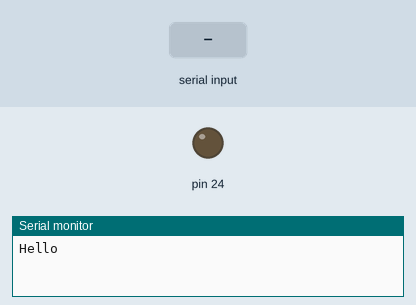
Recording of a sketch running on a simulated Arduino Mega 2560, built with avr-gcc and run on an emulated ATmega2560. On the bench: output pins drawn as LEDs (lit = HIGH), the last lines printed to the serial monitor. The inputs (shaded band) are chosen by the test bench.

Above: at 1.2 s.
1.3 s: "ON\n" received over Serial
At 1.8 s:
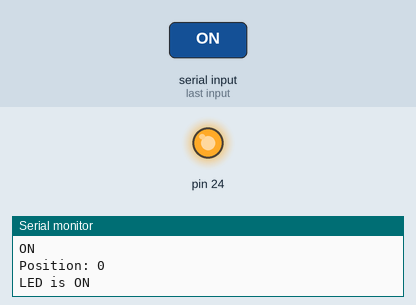
2.8 s: "OFF\n" received over Serial
At 5.3 s:
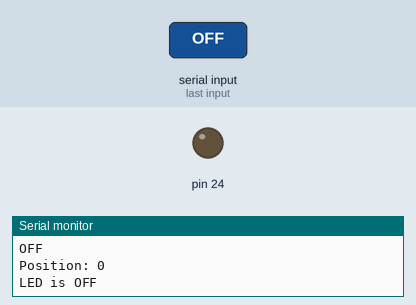
Timing chart, 0 to 6.8 s (numbered marks = the images above; inputs shaded):
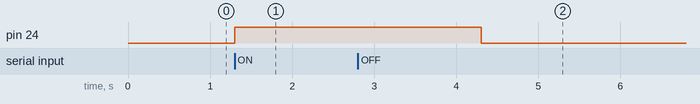

Measured:
- after the input at 1.3 s, pin 24: LOW → HIGH at once
- after the input at 2.8 s, pin 24: HIGH → LOW after 1.5 s

The sketch:

LED_Control.ino
```cpp
#include<LiquidCrystal.h>           //library for LCD
#include <math.h>
LiquidCrystal lcd (16,17,18,19,20,21);  // pin definition for LCD
#include <string.h>


void setup() {
  Serial.begin(9600);

  Serial.println("Hello");
  lcd.setCursor(1,0);
  lcd.write("Received: ");

  pinMode (24, OUTPUT);
}

void loop() {

  String input;

   /* lcd.setCursor(12,0);
    lcd.print(testData);

    Serial.println(testData);

    int position1 = testData.indexOf('H');
    Serial.print("Position: ");
    Serial.println(position1);
    delay(5000);*/

  if (Serial.available() )
  {
    input = Serial.readStringUntil('\n');

    lcd.setCursor(12,0);
    lcd.print(input);

    Serial.println(input);

    int position1 = input.indexOf('O');
    Serial.print("Position: ");
    Serial.println(position1);

    String decision = input.substring(position1);

    int position2 = position1 + 1;

    if (decision == "ON")
    {
      digitalWrite(24, HIGH);
      Serial.println("LED is ON");
      delay(3000);
    }
    else if (decision == "OFF")
    {
      digitalWrite(24, LOW);
      Serial.println("LED is OFF");
      delay(3000);
    }

  }
}
```
